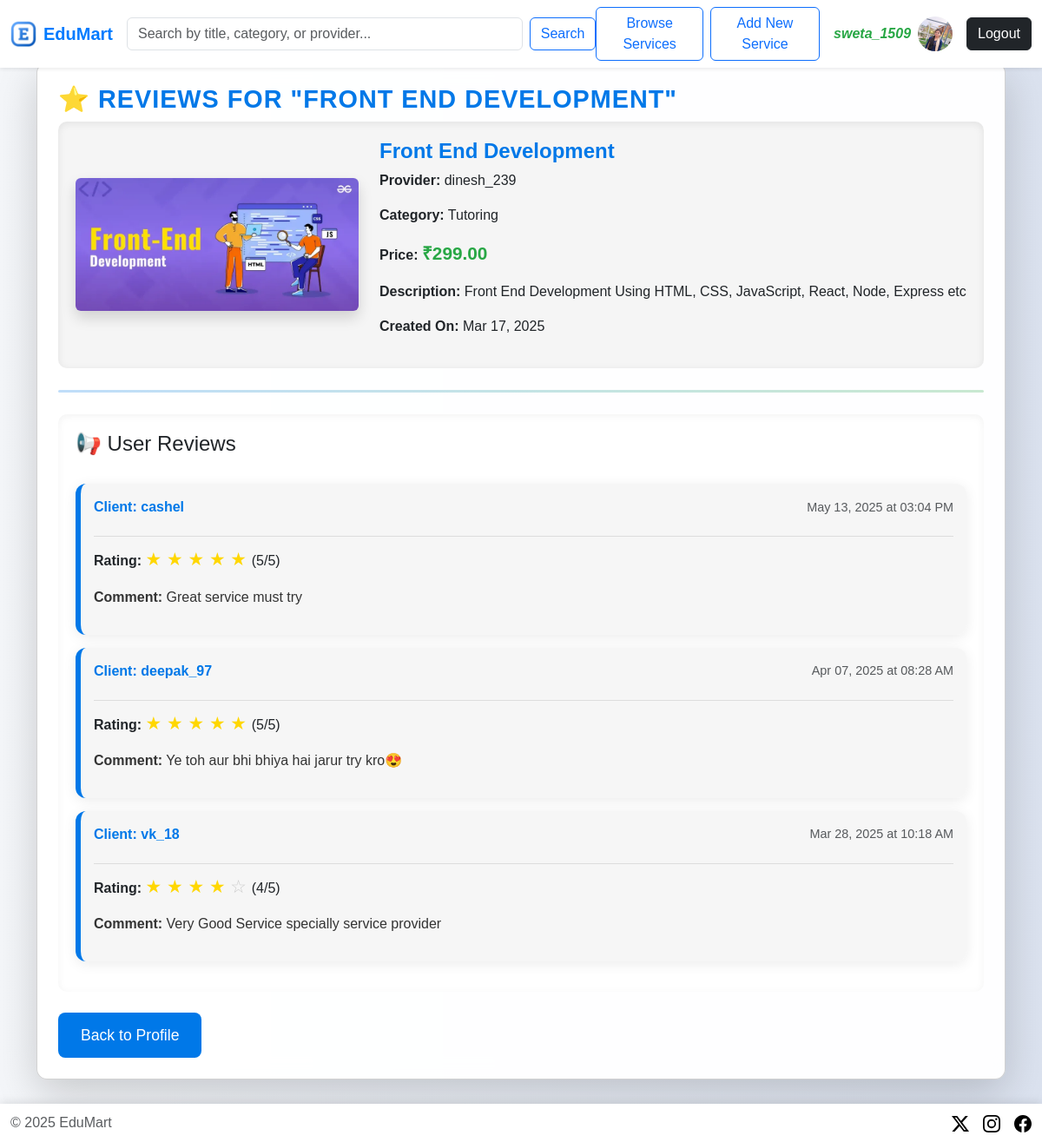
Screenshot of /reviews/service/5/reviews/ (signed in) with the database file from the repository.
### users/models.py (models this page shows, shortened)
class CustomUser(AbstractUser):
    is_service_provider = models.BooleanField(default=False)
    profile_picture = models.ImageField(upload_to='profile_pics/', blank=True, null=True, default='profile_pics/default.png')
    bio = models.TextField(blank=True, null=True)

### services/models.py (models this page shows, shortened)
class Service(models.Model):
    CATEGORY_CHOICES = [
        ('Tutoring', 'Tutoring'),
        ('Graphic Design', 'Graphic Design'),
        ('App Development', 'App Development'),
        ('Web Development', 'Web Development'),
        ('Other', 'Other'),
    ]
    provider = models.ForeignKey(CustomUser, on_delete=models.CASCADE, related_name='services')
    title = models.CharField(max_length=200)
    description = models.TextField()
    category = models.CharField(max_length=50, choices=CATEGORY_CHOICES)
    price = models.DecimalField(max_digits=10, decimal_places=2)
    image = models.ImageField(upload_to='service_images/', blank=True, null=True)
    available = models.BooleanField(default=True)
    created_at = models.DateTimeField(auto_now_add=True)

### reviews/models.py (models this page shows, shortened)
class Review(models.Model):
    service = models.ForeignKey(Service, on_delete=models.CASCADE, related_name='reviews')
    client = models.ForeignKey(CustomUser, on_delete=models.CASCADE, related_name='reviews')
    rating = models.IntegerField(choices=[(i, i) for i in range(1, 6)])
    comment = models.TextField()
    created_at = models.DateTimeField(auto_now_add=True)

### reviews/views.py (the view)
# urls.py: path('service/<int:service_id>/reviews/', view_service_reviews, name="view_service_reviews"),  # View reviews for provider's service
@login_required
def view_service_reviews(request, service_id):
    service = get_object_or_404(Service, id=service_id)
    reviews = Review.objects.filter(service=service).order_by('-created_at')
    return render(request, "reviews/view_service_reviews.html", {
        "service": service,
        "reviews": reviews
    })

### reviews/templates/reviews/view_service_reviews.html (shortened to what this page needs)
{% extends "home_base.html" %}
{% load static %}
{% block style %}
<link rel="stylesheet" href="{% static 'css/review_list_style.css' %}">
{% endblock %}
{% block content %}
<div class="container mt-5">
    <br>
    <div class="card main-card shadow-lg p-4">
        <h2 class="page-title">⭐ Reviews for "{{ service.title }}"</h2>
        <div class="service-section">
            <div class="row align-items-center">
                <div class="col-md-4 text-center">
                    {% if service.image %}
                        <img src="{{ service.image.url }}" alt="Service Image" class="img-fluid rounded service-img shadow">
                    {% endif %}
                </div>
                <div class="col-md-8">
                    <h4 class="service-title">{{ service.title }}</h4>
                    <p> <strong>Provider:</strong> {{ service.provider.username }}</p>
                    <p> <strong>Category:</strong> {{ service.category }}</p>
                    <p> <strong>Price:</strong> <span class="price">₹{{ service.price }}</span></p>
                    <p> <strong>Description:</strong> {{ service.description }}</p>
                    <p> <strong>Created On:</strong> {{ service.created_at|date:"M d, Y" }}</p>
                </div>
            </div>
        </div>
        <hr class="divider">
        <div class="review-section">
            <h4 class="review-heading">📢 User Reviews</h4>
            <br>
            {% if reviews %}
                {% for review in reviews %}
                    <div class="review-card">
                        <div class="review-header">
                            <p class="client-name"> <strong>Client:</strong> {{ review.client.username }}</p>
                            <p class="review-date text-muted"> {{ review.created_at|date:"M d, Y" }} at {{ review.created_at|time:"h:i A" }}</p>
                        </div>
                        <p><strong>Rating:</strong>
                            <span class="stars">
                                {% for i in "12345"|make_list %}
                                    {% if forloop.counter <= review.rating %}
                                        <span class="star filled">★</span>
                                    {% else %}
                                        <span class="star">☆</span>
                                    {% endif %}
                                {% endfor %}
                            </span> ({{ review.rating }}/5)
                        </p>
                        <p class="review-comment"> <strong>Comment:</strong> {{ review.comment }}</p>
                    </div>
                {% endfor %}
            {% else %}
                <p class="text-muted">🚫 No reviews yet.</p>
            {% endif %}
        </div>
        <div class="mt-4">
            <a href="{% url 'profile' %}" class="btn btn-back"> Back to Profile</a>
        </div>
    </div>
    <br><br><br>
</div>
{% endblock %}

### templates/home_base.html (shortened to what this page needs)
{% load static %}
<!doctype html>
<html lang="en">
    <head>
        <link href="https://cdn.jsdelivr.net/npm/bootstrap@5.3.3/dist/css/bootstrap.min.css" rel="stylesheet"
>
        <link rel="stylesheet" href="{% static 'css/home_base_style.css' %}">
    {% block style %} {% endblock %}
</head>
<body>
    <nav class="navbar navbar-expand-lg navbar-light bg-white shadow-sm fixed-top navbar-scroll">
        <div class="container-fluid d-flex justify-content-between align-items-center">
            <a class="navbar-brand d-flex align-items-center" href="{% url 'profile' %}">
                <img src="{% static 'appicon.ico' %}" alt="EduMart Logo" width="30" class="me-2">
                <span class="fw-bold">EduMart</span>
            </a>
            <form class="d-flex mx-auto w-50" action="{% url 'search_services' %}" method="GET">
                <input class="form-control me-2" type="search" placeholder="Search by title, category, or provider..." aria-label="Search" name="q" value="{{ request.GET.q }}">
                <button class="btn btn-outline-primary" type="submit">Search</button>
            </form>
            <div class="d-flex align-items-center">
                <button class="btn btn-outline-primary me-2 fw-normal" onclick="window.location.href='{% url 'service_list' %}'">Browse
                    Services</button>
                {% if user.is_service_provider %}
                <button class="btn btn-outline-primary me-3 fw-normal"
                    onclick="window.location.href='{% url 'create_service' %}'">Add New Service</button>
                {% endif %}
                <a href="{% url 'profile' %}" class="user-profile d-flex align-items-center text-decoration-none">
                    <span class="fst-italic me-2 m-0 p-0 user-username {% if user.is_service_provider %}service-provider-username{% else %}customer-username{% endif %}">
                        {{ user.username }}
                    </span>
                    {% if user.profile_picture %}
                        <img src="{{ user.profile_picture.url }}" alt="User" class="rounded-circle profile-pic m-0 p-0"
                            width="40" height="40">
                    {% endif %}
                </a>
                <a href="{% url 'logout' %}" class="btn btn-dark ms-3 fw-normal">Logout</a>
            </div>
        </div>
    </nav>
    {% block content %} {% endblock %}
    <footer class="footer fixed-bottom">
        <div class="container-fluid d-flex justify-content-between align-items-center">
            <span class="text-body-secondary">© {% now 'Y' %} EduMart</span>
            <ul class="nav list-unstyled d-flex">
                <li class="ms-3"><a class="text-body-secondary" href="#"><img src="{% static 'images/twitter.svg' %}"
                            alt="twitter-icon" height="20" width="20"></a></li>
                <li class="ms-3"><a class="text-body-secondary" href="#"><img src="{% static 'images/instagram.svg' %}"
                            alt="instagram-icon" height="20" width="20"></a></li>
                <li class="ms-3"><a class="text-body-secondary" href="#"><img src="{% static 'images/facebook.svg' %}"
                            alt="facebook-icon" height="20" width="20"></a></li>
            </ul>
        </div>
    </footer>
</body>
</html>

### static/css/home_base_style.css (style rules this page uses)
body { background: linear-gradient(to right, #f8f9fa, #e3f2fd); font-family: 'Poppins', sans-serif; min-height: 100vh; display: flex; flex-direction: column; }
.navbar { backdrop-filter: blur(10px); box-shadow: 0px 4px 6px rgba(0, 0, 0, 0.1); }
.navbar-brand span { color: #007bff; font-weight: bold; }
.user-username { font-weight: bold; }
.service-provider-username { color: #28a745 !important; }
.footer { background: #fff; padding: 10px 0; box-shadow: 0 -2px 10px rgba(0, 0, 0, 0.1); display: flex; justify-content: space-between; align-items: center; }
.footer img { filter: grayscale(100%); transition: filter 0.3s ease; }

### reviews/static/css/review_list_style.css (style rules this page uses)
body { background: linear-gradient(to right, #f4f6f9, #dbe2ef); }
.main-card { background: rgba(255, 255, 255, 0.95); border-radius: 12px; padding: 25px; box-shadow: 0px 10px 30px rgba(0, 0, 0, 0.1); backdrop-filter: blur(12px); }
.page-title { color: #0078E8; font-weight: bold; font-size: 1.8rem; text-transform: uppercase; letter-spacing: 1px; }
.service-section { background: rgba(245, 245, 245, 0.95); border-radius: 10px; padding: 20px; box-shadow: inset 0px 2px 10px rgba(0, 0, 0, 0.08); transition: transform 0.3s ease-in-out; }
.service-img { max-width: 100%; height: auto; border-radius: 10px; box-shadow: 0px 4px 10px rgba(0, 0, 0, 0.2); }
.service-title { font-size: 1.5rem; color: #0078E8; font-weight: bold; }
.price { font-size: 1.3rem; color: #28a745; font-weight: bold; }
.divider { margin: 25px 0; border: none; height: 3px; background: linear-gradient(to right, #0078E8, #28a745); border-radius: 5px; }
.review-section { background: rgba(255, 255, 255, 0.9); padding: 20px; border-radius: 10px; box-shadow: inset 0px 2px 10px rgba(0, 0, 0, 0.05); }
.review-card { background: rgba(245, 245, 245, 0.9); padding: 15px; border-radius: 12px; border-left: 6px solid #0078E8; margin-bottom: 15px; box-shadow: 0px 3px 15px rgba(0, 0, 0, 0.08); transition: transform 0.3s ease-in-out; }
.stars { font-size: 1.3rem; color: gold; }
.star { color: #ccc; }
.filled { color: gold; }
.review-header { display: flex; justify-content: space-between; align-items: center; border-bottom: 1px solid #ddd; padding-bottom: 5px; margin-bottom: 10px; }
.client-name { font-weight: bold; color: #0078E8; }
.review-date { font-size: 0.9rem; color: #555; }
.review-comment { font-size: 1rem; color: #333; }
.btn-back { background-color: #0078E8; color: white; padding: 12px 25px; font-size: 1.1rem; border-radius: 8px; text-decoration: none; transition: all 0.3s ease-in-out; }

### rows the page displays
CustomUser: username "sweta_1509", profile_picture (picture)
Service: title "FRONT END DEVELOPMENT", image (picture), title "Front End Development", provider.username "dinesh_239", category "Tutoring", price "299.00", description "Front End Development Using HTML, CSS, JavaScript, React, Node, Express etc", created_at "Mar 17, 2025"
Review: client.username "cashel", created_at "May 13, 2025", created_at "03:04 PM", rating "5", comment "Great service must try"
Review: client.username "deepak_97", created_at "Apr 07, 2025", created_at "08:28 AM", rating "5", comment "Ye toh aur bhi bhiya hai jarur try kro😍"
Review: client.username "vk_18", created_at "Mar 28, 2025", created_at "10:18 AM", rating "4", comment "Very Good Service specially service provider"
